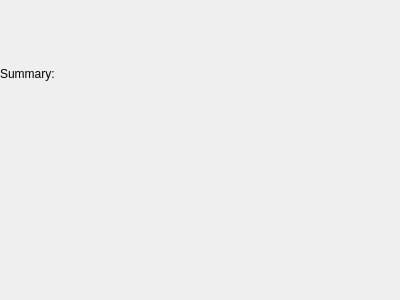
<?xml version="1.0" encoding="UTF-8"?>
<ui version="4.0">
 <class>ImportFinishPage</class>
 <widget class="QWidget" name="ImportFinishPage">
  <property name="geometry">
   <rect>
    <x>0</x>
    <y>0</y>
    <width>400</width>
    <height>300</height>
   </rect>
  </property>
  <layout class="QVBoxLayout" name="verticalLayout">
   <property name="leftMargin">
    <number>0</number>
   </property>
   <property name="topMargin">
    <number>0</number>
   </property>
   <property name="rightMargin">
    <number>0</number>
   </property>
   <property name="bottomMargin">
    <number>0</number>
   </property>
   <item>
    <widget class="QLabel" name="label">
     <property name="text">
      <string>Summary:</string>
     </property>
    </widget>
   </item>
   <item>
    <widget class="PimCommon::CustomLogWidget" name="logFinish" native="true"/>
   </item>
  </layout>
 </widget>
 <customwidgets>
  <customwidget>
   <class>PimCommon::CustomLogWidget</class>
   <extends>QWidget</extends>
   <header location="global">PimCommon/CustomLogWidget</header>
   <container>1</container>
  </customwidget>
 </customwidgets>
 <resources/>
 <connections/>
</ui>
